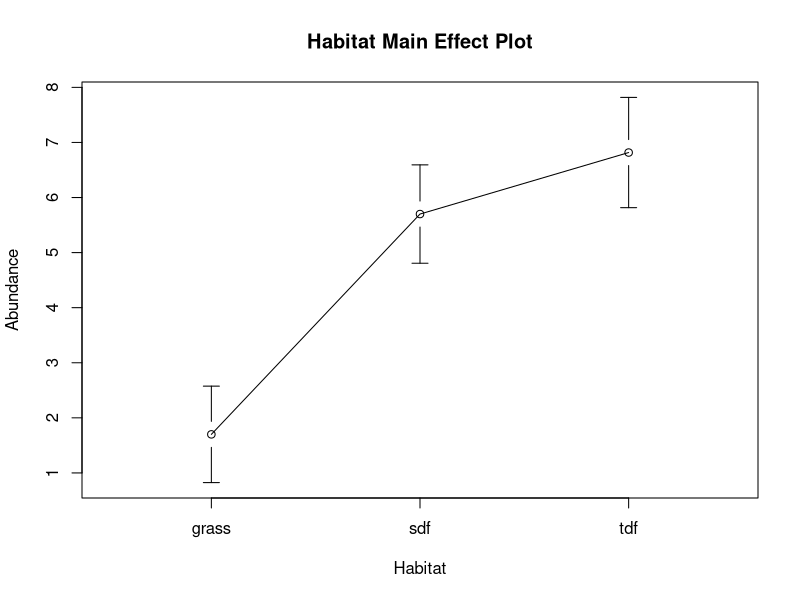
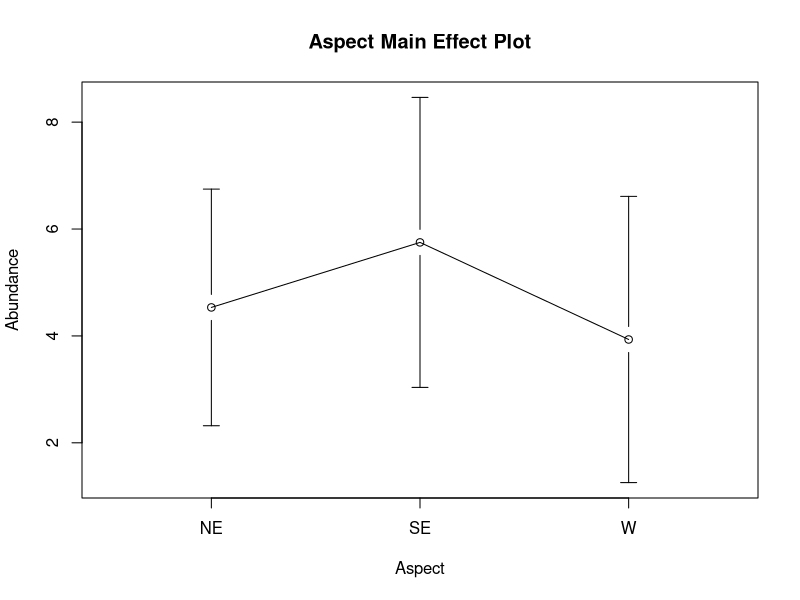
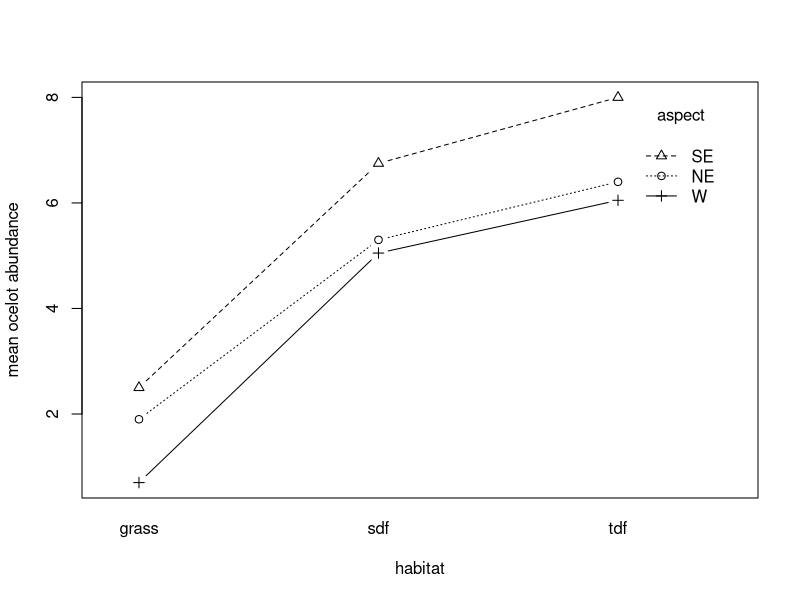
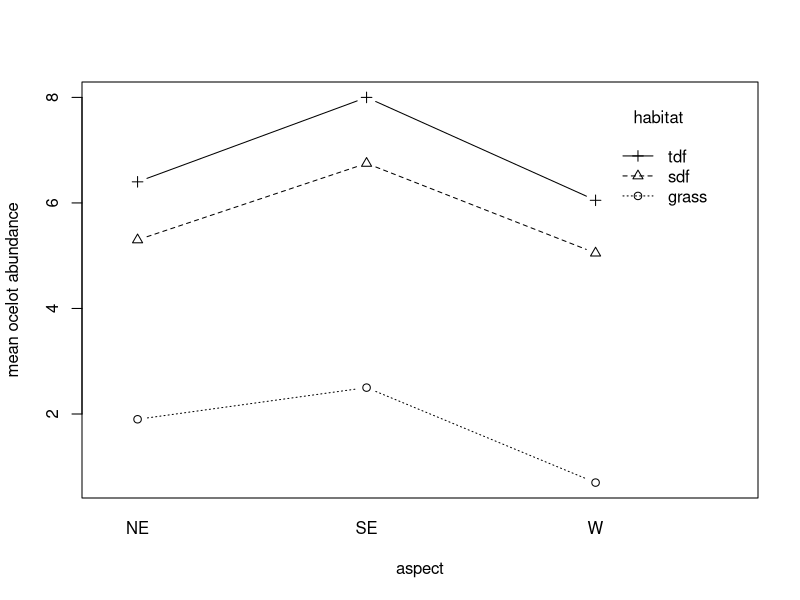
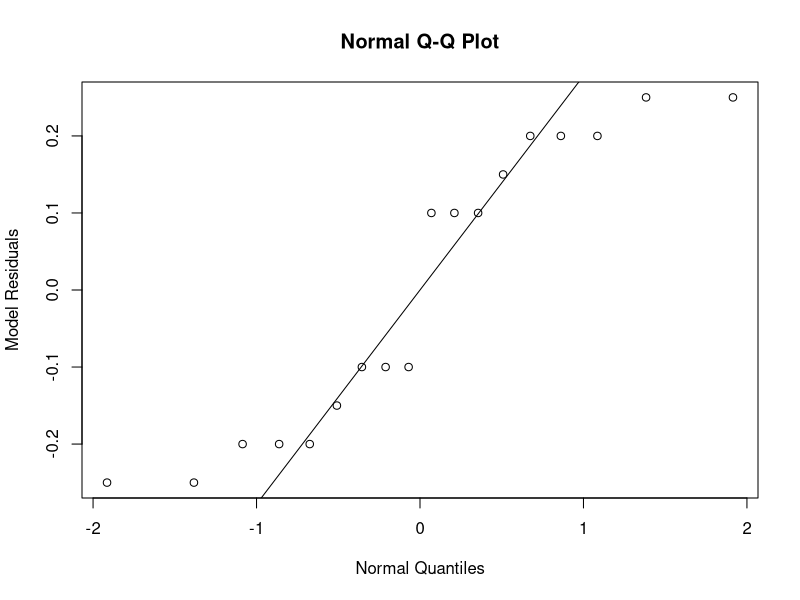
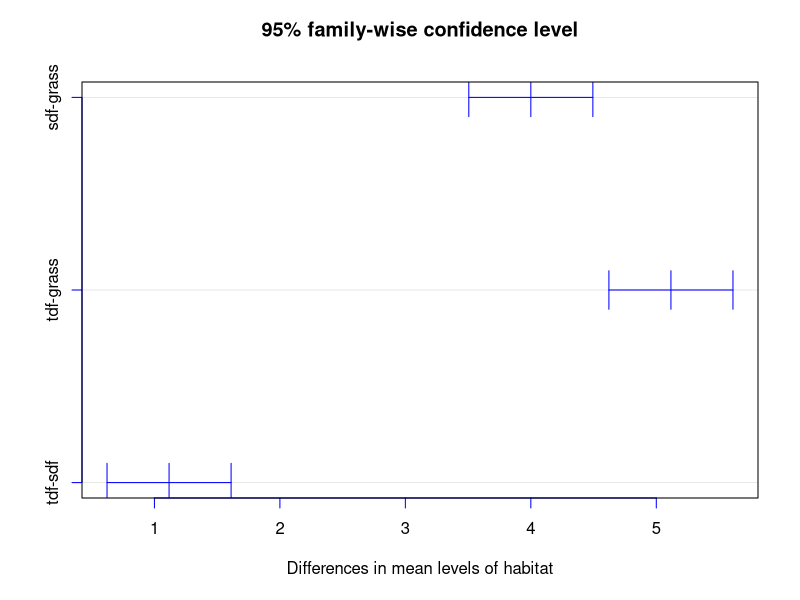
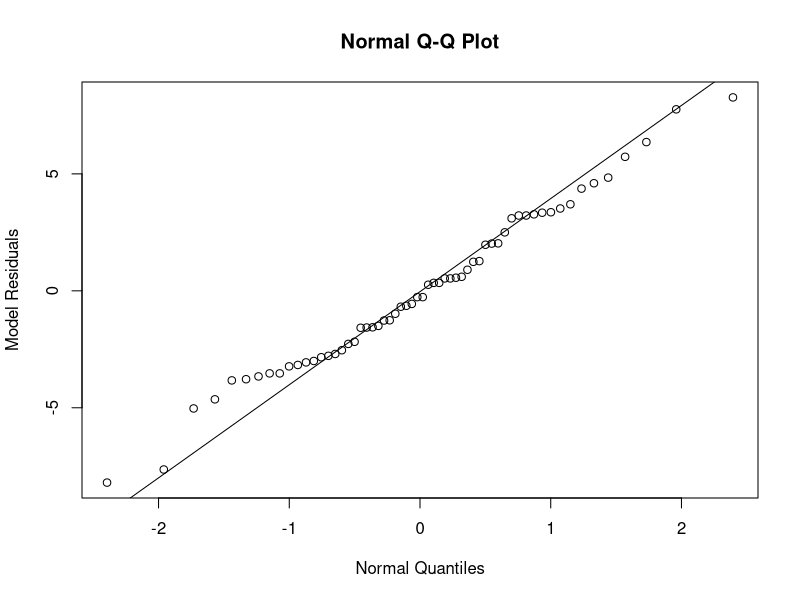
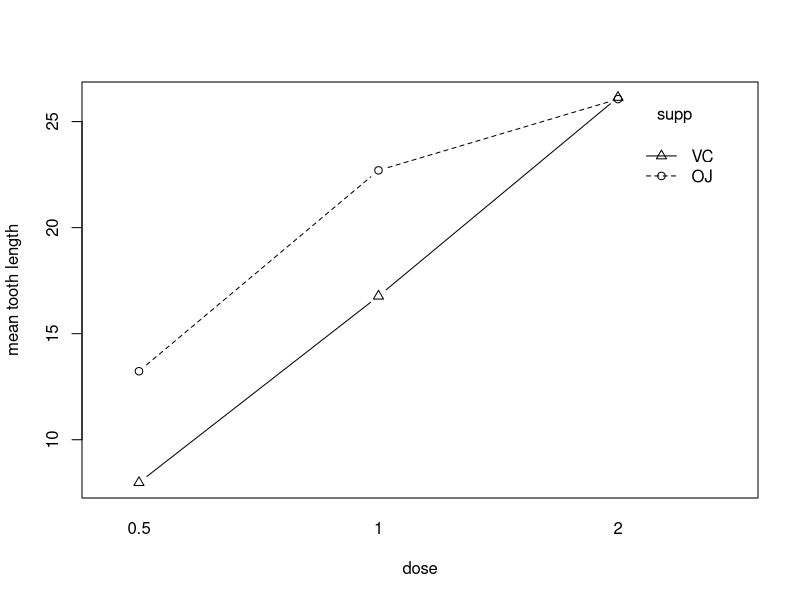

The R script that drew these images, in order:
ocelot1 <- read.csv("Ocelot1.csv",header=TRUE)
library(tidyverse)

library(gplots) 

plotmeans(abund~habitat,xlab="Habitat",ylab="Abundance", p=.95, 
          main="Habitat Main Effect Plot",barcol="black",
          n.label=F,data=ocelot1)

plotmeans(abund~aspect,xlab="Aspect",ylab="Abundance", p=.95, 
          main="Aspect Main Effect Plot",barcol="black",
          n.label=F,data=ocelot1)

#Main effects plots plot the mean response
#across each level of your factor

#Understanding standard error bars in plotmeans

aspect <-  ocelot1 %>%
           group_by(aspect)%>%
           summarise(mnasp = mean(abund),
                     sdasp = sd(abund),
                     count = n(),
                     stderrmn = sdasp/sqrt(count),
                     lower=mnasp-qt(p=0.975,df=5,lower.tail=TRUE)*stderrmn,
                     upper=mnasp+qt(p=0.975,df=5,lower.tail=TRUE)*stderrmn)

qt(p=0.975,df=5,lower.tail=TRUE)

write.csv(aspect,"aspect.csv")

#Next plot is an interaction plot with habitat on x-axis

interaction.plot(ocelot1$habitat, ocelot1$aspect, ocelot1$abund, 
                 fun = mean,
                 type = "b", 
                 pch=c(1:3),
                 legend = TRUE,
                 trace.label = "aspect",
                 fixed = FALSE,
                 xlab = "habitat",
                 ylab = "mean ocelot abundance")

#Next plot is an interaction plot with aspect on x-axis

interaction.plot(ocelot1$aspect, ocelot1$habitat, ocelot1$abund, 
                 fun = mean,
                 type = "b", 
                 pch=c(1:3),
                 legend = TRUE,
                 trace.label = "habitat",
                 fixed = FALSE,
                 xlab = "aspect",
                 ylab = "mean ocelot abundance")

#Now will run the ANOVA to determine which effects are 
#statistically significant

m1 <- lm(abund~habitat+aspect+aspect:habitat,data=ocelot1)
summary(m1)
anova(m1)

#alternatively, you can specify the following

m1a <- lm(abund~habitat*aspect,data=ocelot1)
anova(m1a)

ocelot1$residsm1 <- residuals(m1)
shapiro.test(ocelot1$residsm1)

{qqnorm(ocelot1$residsm1,xlab="Normal Quantiles",
        ylab="Model Residuals")
  qqline(ocelot1$residsm1)}

#ANOVA if we only modeled Aspect

m2_aspect <- lm(abund~aspect,data=ocelot1)
anova(m2_aspect)

#Final fit without interaction
ocelot1$habitat <- as.factor(ocelot1$habitat)
m3 <- lm(abund~habitat+aspect,data=ocelot1)
summary(m3)
anovm3 <- anova(m3)
anovm3$`Mean Sq`[3]
anovm3

library(multcomp)
tuke_mult <- qtukey(0.975, 6, 13, lower.tail = TRUE)
tuke_mult

se_mn_diff <- sqrt(anovm3$`Mean Sq`[3]/6)
tuke_moe <- (tuke_mult/sqrt(2))*se_mn_diff
tuke_moe

hab_compare <- TukeyHSD(aov(m3),"habitat",conf.level=0.95)

#to view the Tukey's comparisons

library(multcompView)
plot(hab_compare , col="blue")

#############interaction ex - gas additives ###
guinea <- read.csv("pigs.csv",header=T)

guinea$dose <- as.factor(guinea$dose)

m1 <- lm(len~supp + dose + supp:dose,data=guinea)
anova(m1)
coef(aov(m1))
summary(m1)

aovm1 <- aov(len~supp + dose + supp:dose,data=guinea)

guinea$residsm1 <- residuals(m1)

{qqnorm(guinea$residsm1,xlab="Normal Quantiles",
        ylab="Model Residuals")
  qqline(guinea$residsm1)}

shapiro.test(guinea$residsm1)

guinea_sum <- guinea %>%
          group_by(supp,dose)%>%
          summarise(varlen = var(len),
                    mnlen = mean(len),
                    n=n())

guinea_dose <- guinea %>%
               group_by(dose)%>%
               summarise(mndoselen = mean(len),
                         n=n())

var_rat <- max(guinea_sum$varlen)/
           min(guinea_sum$varlen)

var_rat

interaction.plot(guinea$dose, guinea$supp, guinea$len, 
                 fun = mean,
                 type = "b", 
                 pch=c(1:3),
                 legend = TRUE,
                 trace.label = "supp",
                 fixed = FALSE,
                 xlab = "dose",
                 ylab = "mean tooth length")
library(multcomp)
contrast1 <- matrix(c(0,0,1,-1,0.5,-0.5),nrow=1,byrow=T)
rownames(contrast1) <- c("Mn Dose1 vs. Mn Dose2")
colnames(contrast1)<-names(coef(aovm1))
contrast1

summary(glht(m1, linfct = contrast1))
confint(glht(m1, linfct = contrast1))

qt(0.975,df=54,lower.tail=T)

guinea_dose$mndoselen[2]-guinea_dose$mndoselen[3]

mnOJ1_mnVC1 <- matrix(c(0,-1,0,0,-1,0),nrow=1,byrow=T)
rownames(mnOJ1_mnVC1) <- c("Mn OJ1 vs. Mn VC1")
colnames(mnOJ1_mnVC1)<-names(coef(aovm1))
mnOJ1_mnVC1

summary(glht(m1, linfct = mnOJ1_mnVC1))
confint(glht(m1, linfct = mnOJ1_mnVC1))

guinea_sum$mnlen[2]-guinea_sum$mnlen[5]
